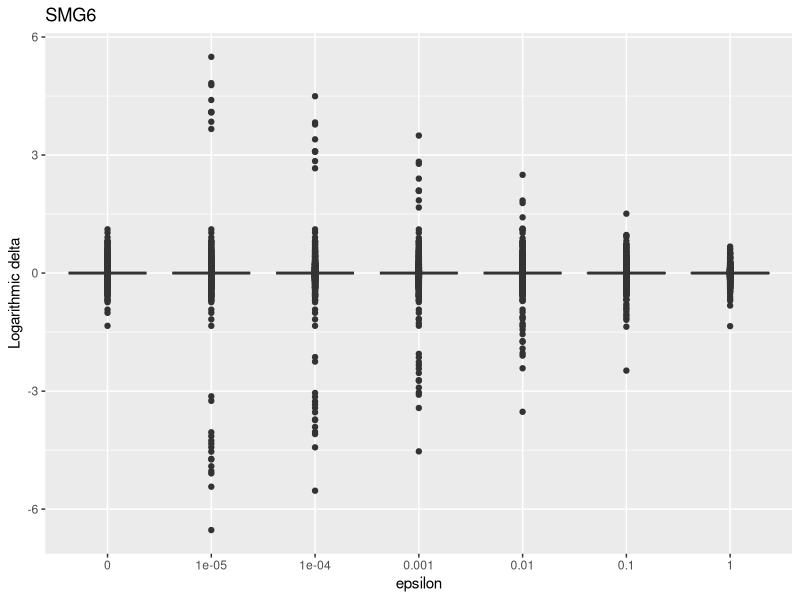
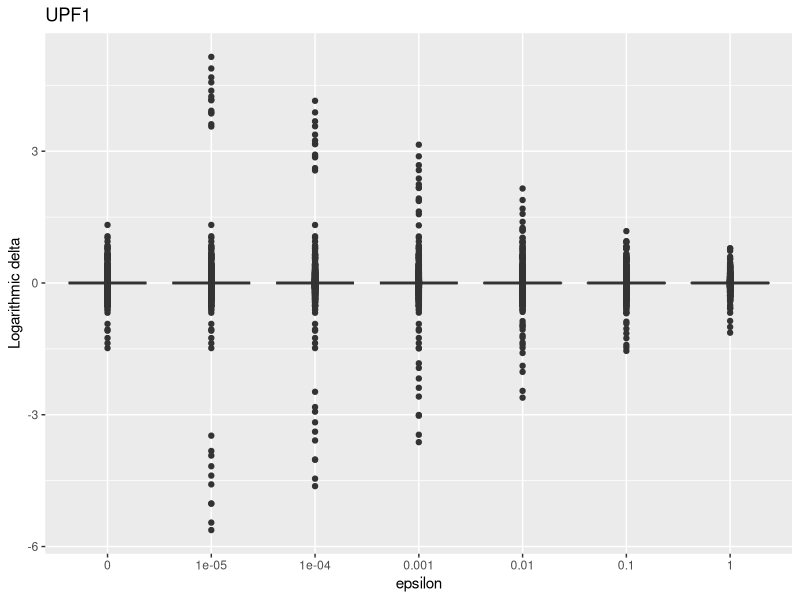
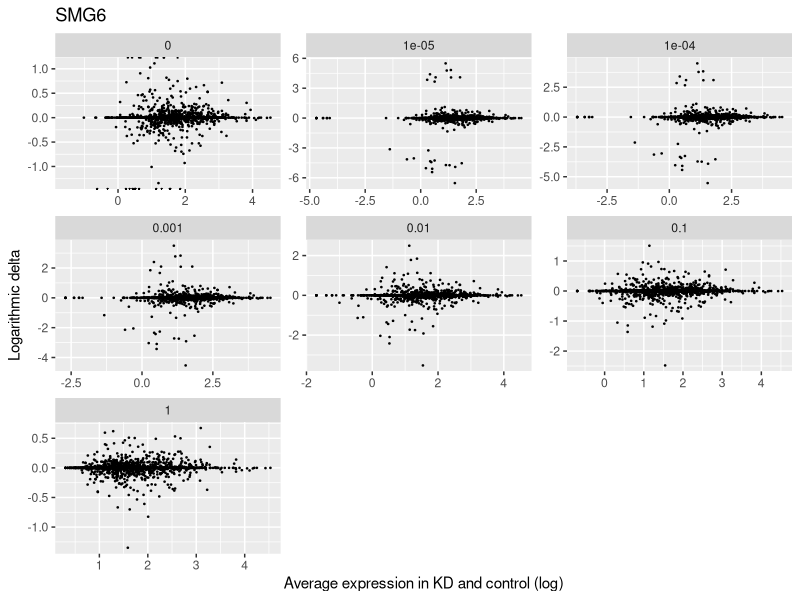
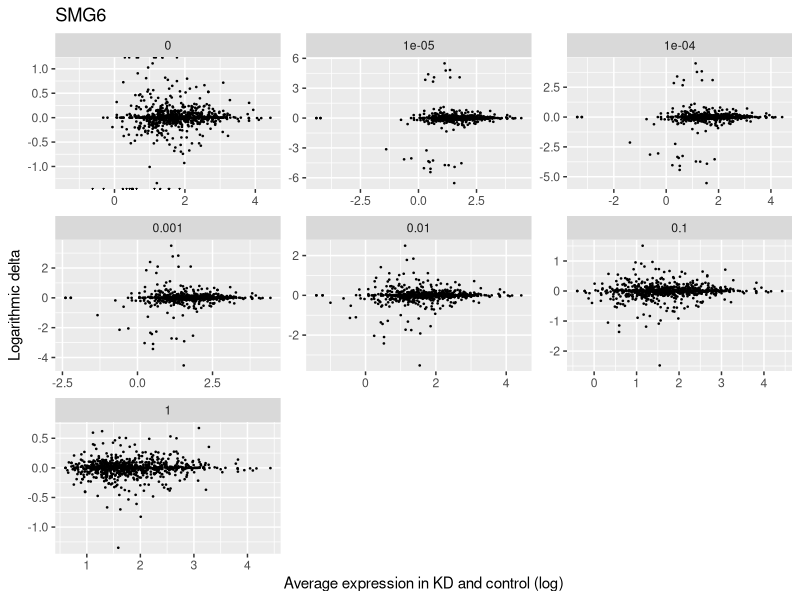
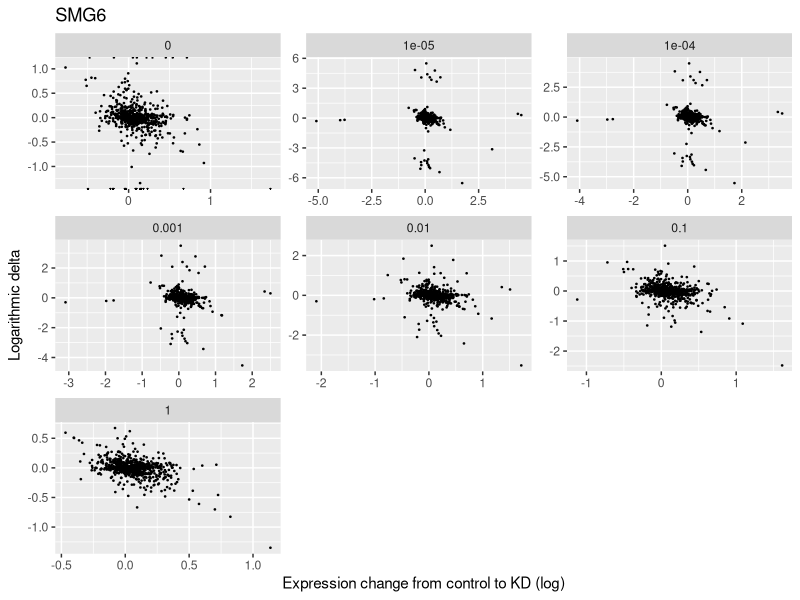
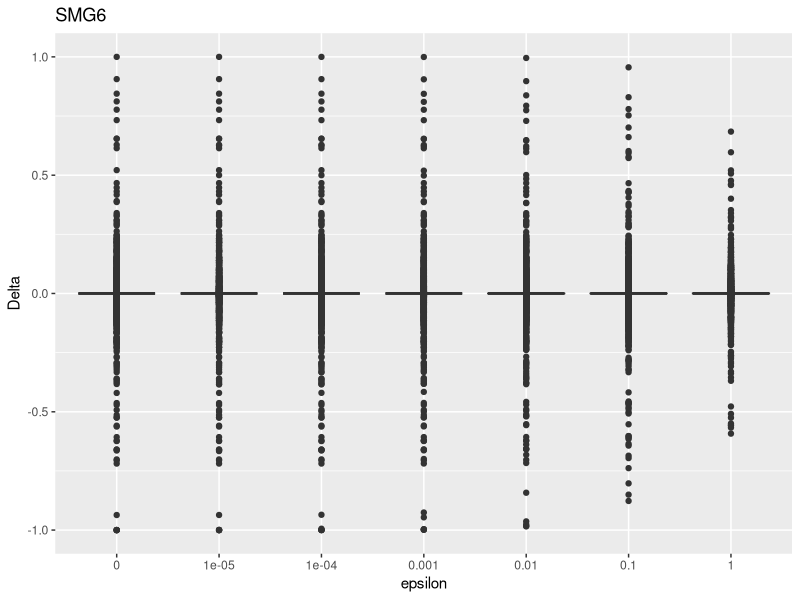
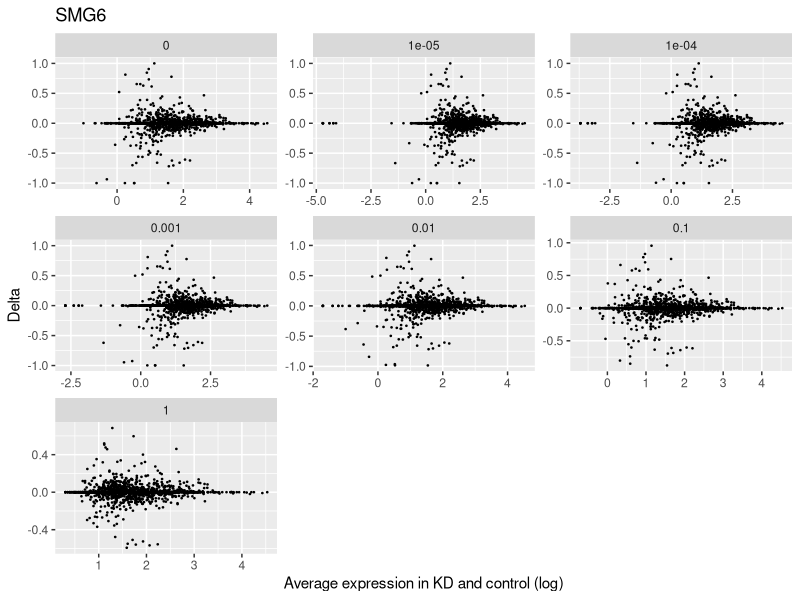
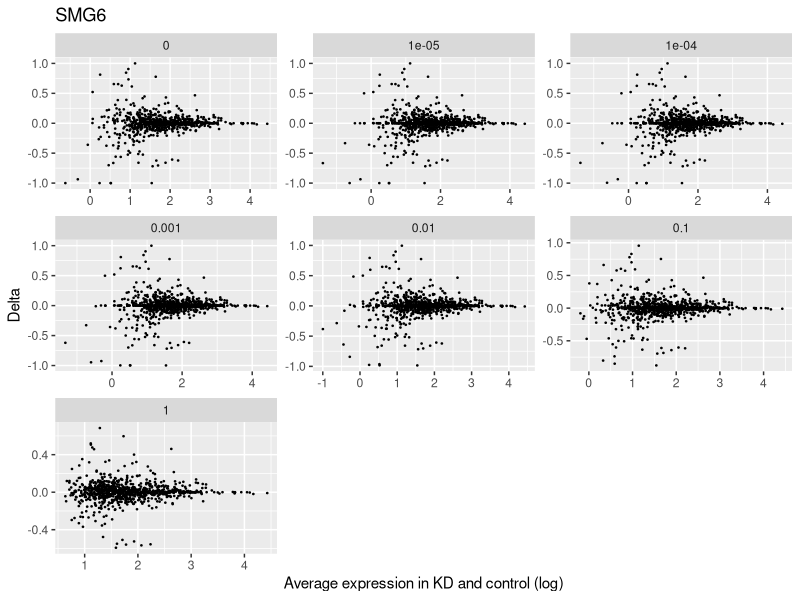

These figures' R source, in order:
## ---- chunk 1
library(ggplot2)
target_counts_by_eps <- readr::read_tsv('tpm_by_eps.tsv')
## ---- chunk 2
knitr::kable(head(target_counts_by_eps))
## ---- chunk 3
length(unique(target_counts_by_eps$gene_id))
## ---- chunk 4
ggplot(data = target_counts_by_eps, mapping = aes(
  x = as.factor(eps), y = log10(frac_smg6) - log10(frac_control)
)) + geom_boxplot() + ggtitle('SMG6') + 
  xlab('epsilon') + ylab('Logarithmic delta')
## ---- chunk 5
ggplot(data = target_counts_by_eps, mapping = aes(
  x = as.factor(eps), y = log10(frac_upf1) - log10(frac_control)
)) + geom_boxplot() + ggtitle('UPF1') + 
  xlab('epsilon') + ylab('Logarithmic delta')
## ---- chunk 6
ggplot(data = target_counts_by_eps, mapping = aes(
  x = log10(gene_tpm_smg6 + gene_tpm_control),
  y = log10(frac_smg6) - log10(frac_control)
)) + geom_point(size = 0.25) + ggtitle('SMG6') +
  facet_wrap(~ as.factor(eps), scales = 'free', labeller = label_parsed) + 
  xlab('Average expression in KD and control (log)') + ylab('Logarithmic delta')
## ---- chunk 7
keep <- target_counts_by_eps$uorftx_number != target_counts_by_eps$alltx_number
length(unique(target_counts_by_eps[keep, ]$gene_id))
## ---- chunk 8
ggplot(data = target_counts_by_eps[keep, ], 
       mapping = aes(
         x = log10(gene_tpm_smg6 + gene_tpm_control),
         y = log10(frac_smg6) - log10(frac_control)
)) + geom_point(size = 0.25) + ggtitle('SMG6') +
  facet_wrap(~ as.factor(eps), scales = 'free', labeller = label_parsed) + 
  xlab('Average expression in KD and control (log)') + ylab('Logarithmic delta')
## ---- chunk 9
keep2 <- log10(target_counts_by_eps$frac_smg6) != log10(target_counts_by_eps$frac_control)
print(length(unique(target_counts_by_eps[keep2, ]$gene_id)))
print(length(unique(target_counts_by_eps[keep & keep2, ]$gene_id)))
## ---- chunk 10
ggplot(data = na.omit(target_counts_by_eps[keep & keep2, ]), 
       mapping = aes(
         x = log10(gene_tpm_smg6 / gene_tpm_control),
         y = log10(frac_smg6) - log10(frac_control)
)) + geom_point(size = 0.25) + ggtitle('SMG6') +
  facet_wrap(~ factor(eps), scales = 'free') + 
  xlab('Expression change from control to KD (log)') + ylab('Logarithmic delta')
## ---- chunk 11
ggplot(data = target_counts_by_eps, mapping = aes(
  x = as.factor(eps), y = frac_smg6 - frac_control
)) + geom_boxplot() + ggtitle('SMG6') + 
  xlab('epsilon') + ylab('Delta')
## ---- chunk 12
ggplot(data = target_counts_by_eps, mapping = aes(
  x = log10(gene_tpm_smg6 + gene_tpm_control),
  y = frac_smg6 - frac_control
)) + geom_point(size = 0.25) + ggtitle('SMG6') +
  facet_wrap(~ as.factor(eps), scales = 'free', labeller = label_parsed) + 
  xlab('Average expression in KD and control (log)') + ylab('Delta')
## ---- chunk 13
ggplot(data = na.omit(target_counts_by_eps[keep & keep2, ]),
       mapping = aes(
         x = log10(gene_tpm_smg6 + gene_tpm_control),
         y = frac_smg6 - frac_control
)) + geom_point(size = 0.25) + ggtitle('SMG6') +
  facet_wrap(~ as.factor(eps), scales = 'free', labeller = label_parsed) + 
  xlab('Average expression in KD and control (log)') + ylab('Delta')
## ---- chunk 14
ggplot(data = na.omit(target_counts_by_eps[keep & keep2, ]), 
       mapping = aes(
         x = gene_tpm_smg6 / gene_tpm_control,
         y = frac_smg6 - frac_control
)) + geom_point(size = 0.25) + ggtitle('SMG6') +
  facet_wrap(~ factor(eps), scales = 'free') + 
  xlab('Expression change from control to KD') + ylab('Delta')
